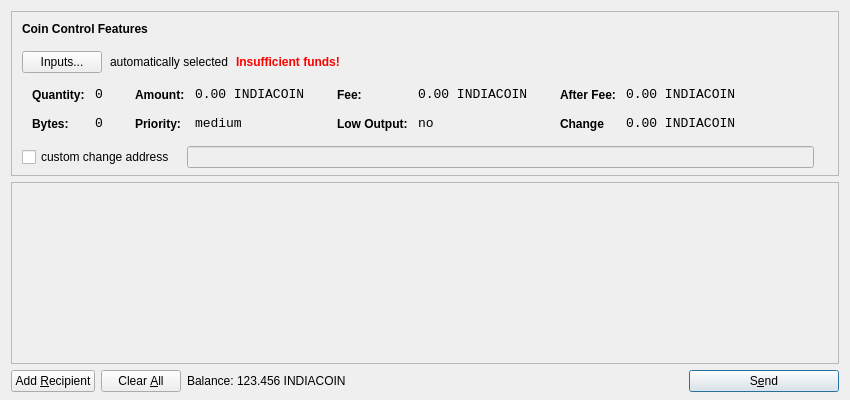
<?xml version="1.0" encoding="UTF-8"?>
<ui version="4.0">
 <class>SendCoinsDialog</class>
 <widget class="QDialog" name="SendCoinsDialog">
  <property name="geometry">
   <rect>
    <x>0</x>
    <y>0</y>
    <width>850</width>
    <height>400</height>
   </rect>
  </property>
  <property name="windowTitle">
   <string>Send Coins</string>
  </property>
  <layout class="QVBoxLayout" name="verticalLayout" stretch="0,1,0">
   <property name="bottomMargin">
    <number>8</number>
   </property>
   <item>
    <widget class="QFrame" name="frameCoinControl">
     <property name="sizePolicy">
      <sizepolicy hsizetype="Expanding" vsizetype="Expanding">
       <horstretch>0</horstretch>
       <verstretch>0</verstretch>
      </sizepolicy>
     </property>
     <property name="maximumSize">
      <size>
       <width>16777215</width>
       <height>16777215</height>
      </size>
     </property>
     <property name="frameShape">
      <enum>QFrame::StyledPanel</enum>
     </property>
     <property name="frameShadow">
      <enum>QFrame::Sunken</enum>
     </property>
     <layout class="QVBoxLayout" name="verticalLayoutCoinControl2">
      <property name="spacing">
       <number>-1</number>
      </property>
      <property name="leftMargin">
       <number>0</number>
      </property>
      <property name="topMargin">
       <number>0</number>
      </property>
      <property name="rightMargin">
       <number>0</number>
      </property>
      <property name="bottomMargin">
       <number>6</number>
      </property>
      <item>
       <layout class="QVBoxLayout" name="verticalLayoutCoinControl" stretch="0,0,0,0,1">
        <property name="spacing">
         <number>0</number>
        </property>
        <property name="leftMargin">
         <number>10</number>
        </property>
        <property name="topMargin">
         <number>10</number>
        </property>
        <item>
         <layout class="QHBoxLayout" name="horizontalLayoutCoinControl1">
          <property name="bottomMargin">
           <number>15</number>
          </property>
          <item>
           <widget class="QLabel" name="labelCoinControlFeatures">
            <property name="sizePolicy">
             <sizepolicy hsizetype="Preferred" vsizetype="Maximum">
              <horstretch>0</horstretch>
              <verstretch>0</verstretch>
             </sizepolicy>
            </property>
            <property name="font">
             <font>
              <weight>75</weight>
              <bold>true</bold>
             </font>
            </property>
            <property name="styleSheet">
             <string notr="true">font-weight:bold;</string>
            </property>
            <property name="text">
             <string>Coin Control Features</string>
            </property>
           </widget>
          </item>
         </layout>
        </item>
        <item>
         <layout class="QHBoxLayout" name="horizontalLayoutCoinControl2" stretch="0,0,0,0">
          <property name="spacing">
           <number>8</number>
          </property>
          <property name="bottomMargin">
           <number>10</number>
          </property>
          <item>
           <widget class="QPushButton" name="pushButtonCoinControl">
            <property name="styleSheet">
             <string notr="true"/>
            </property>
            <property name="text">
             <string>Inputs...</string>
            </property>
           </widget>
          </item>
          <item>
           <widget class="QLabel" name="labelCoinControlAutomaticallySelected">
            <property name="text">
             <string>automatically selected</string>
            </property>
            <property name="margin">
             <number>5</number>
            </property>
           </widget>
          </item>
          <item>
           <widget class="QLabel" name="labelCoinControlInsuffFunds">
            <property name="font">
             <font>
              <weight>75</weight>
              <bold>true</bold>
             </font>
            </property>
            <property name="styleSheet">
             <string notr="true">color:red;font-weight:bold;</string>
            </property>
            <property name="text">
             <string>Insufficient funds!</string>
            </property>
            <property name="margin">
             <number>5</number>
            </property>
           </widget>
          </item>
          <item>
           <spacer name="horizontalSpacerCoinControl">
            <property name="orientation">
             <enum>Qt::Horizontal</enum>
            </property>
            <property name="sizeHint" stdset="0">
             <size>
              <width>40</width>
              <height>1</height>
             </size>
            </property>
           </spacer>
          </item>
         </layout>
        </item>
        <item>
         <widget class="QWidget" name="widgetCoinControl" native="true">
          <property name="sizePolicy">
           <sizepolicy hsizetype="Preferred" vsizetype="Preferred">
            <horstretch>0</horstretch>
            <verstretch>0</verstretch>
           </sizepolicy>
          </property>
          <property name="minimumSize">
           <size>
            <width>0</width>
            <height>0</height>
           </size>
          </property>
          <property name="styleSheet">
           <string notr="true"/>
          </property>
          <layout class="QHBoxLayout" name="horizontalLayoutCoinControl5">
           <property name="margin">
            <number>0</number>
           </property>
           <item>
            <layout class="QHBoxLayout" name="horizontalLayoutCoinControl3" stretch="0,0,0,1">
             <property name="spacing">
              <number>20</number>
             </property>
             <property name="topMargin">
              <number>0</number>
             </property>
             <property name="bottomMargin">
              <number>10</number>
             </property>
             <item>
              <layout class="QFormLayout" name="formLayoutCoinControl1">
               <property name="horizontalSpacing">
                <number>10</number>
               </property>
               <property name="verticalSpacing">
                <number>14</number>
               </property>
               <property name="leftMargin">
                <number>10</number>
               </property>
               <property name="topMargin">
                <number>4</number>
               </property>
               <property name="rightMargin">
                <number>6</number>
               </property>
               <item row="0" column="0">
                <widget class="QLabel" name="labelCoinControlQuantityText">
                 <property name="styleSheet">
                  <string notr="true">font-weight:bold;</string>
                 </property>
                 <property name="text">
                  <string>Quantity:</string>
                 </property>
                 <property name="margin">
                  <number>0</number>
                 </property>
                </widget>
               </item>
               <item row="0" column="1">
                <widget class="QLabel" name="labelCoinControlQuantity">
                 <property name="font">
                  <font>
                   <family>Monospace</family>
                   <pointsize>10</pointsize>
                  </font>
                 </property>
                 <property name="cursor">
                  <cursorShape>IBeamCursor</cursorShape>
                 </property>
                 <property name="contextMenuPolicy">
                  <enum>Qt::ActionsContextMenu</enum>
                 </property>
                 <property name="text">
                  <string>0</string>
                 </property>
                 <property name="margin">
                  <number>0</number>
                 </property>
                 <property name="textInteractionFlags">
                  <set>Qt::LinksAccessibleByMouse|Qt::TextSelectableByKeyboard|Qt::TextSelectableByMouse</set>
                 </property>
                </widget>
               </item>
               <item row="1" column="0">
                <widget class="QLabel" name="labelCoinControlBytesText">
                 <property name="styleSheet">
                  <string notr="true">font-weight:bold;</string>
                 </property>
                 <property name="text">
                  <string>Bytes:</string>
                 </property>
                </widget>
               </item>
               <item row="1" column="1">
                <widget class="QLabel" name="labelCoinControlBytes">
                 <property name="font">
                  <font>
                   <family>Monospace</family>
                   <pointsize>10</pointsize>
                  </font>
                 </property>
                 <property name="cursor">
                  <cursorShape>IBeamCursor</cursorShape>
                 </property>
                 <property name="contextMenuPolicy">
                  <enum>Qt::ActionsContextMenu</enum>
                 </property>
                 <property name="text">
                  <string>0</string>
                 </property>
                 <property name="textInteractionFlags">
                  <set>Qt::LinksAccessibleByMouse|Qt::TextSelectableByKeyboard|Qt::TextSelectableByMouse</set>
                 </property>
                </widget>
               </item>
              </layout>
             </item>
             <item>
              <layout class="QFormLayout" name="formLayoutCoinControl2">
               <property name="horizontalSpacing">
                <number>10</number>
               </property>
               <property name="verticalSpacing">
                <number>14</number>
               </property>
               <property name="leftMargin">
                <number>6</number>
               </property>
               <property name="topMargin">
                <number>4</number>
               </property>
               <property name="rightMargin">
                <number>6</number>
               </property>
               <item row="0" column="0">
                <widget class="QLabel" name="labelCoinControlAmountText">
                 <property name="styleSheet">
                  <string notr="true">font-weight:bold;</string>
                 </property>
                 <property name="text">
                  <string>Amount:</string>
                 </property>
                 <property name="margin">
                  <number>0</number>
                 </property>
                </widget>
               </item>
               <item row="0" column="1">
                <widget class="QLabel" name="labelCoinControlAmount">
                 <property name="font">
                  <font>
                   <family>Monospace</family>
                   <pointsize>10</pointsize>
                  </font>
                 </property>
                 <property name="cursor">
                  <cursorShape>IBeamCursor</cursorShape>
                 </property>
                 <property name="contextMenuPolicy">
                  <enum>Qt::ActionsContextMenu</enum>
                 </property>
                 <property name="text">
                  <string>0.00 INDIACOIN</string>
                 </property>
                 <property name="textInteractionFlags">
                  <set>Qt::LinksAccessibleByMouse|Qt::TextSelectableByKeyboard|Qt::TextSelectableByMouse</set>
                 </property>
                </widget>
               </item>
               <item row="1" column="0">
                <widget class="QLabel" name="labelCoinControlPriorityText">
                 <property name="styleSheet">
                  <string notr="true">font-weight:bold;</string>
                 </property>
                 <property name="text">
                  <string>Priority:</string>
                 </property>
                </widget>
               </item>
               <item row="1" column="1">
                <widget class="QLabel" name="labelCoinControlPriority">
                 <property name="font">
                  <font>
                   <family>Monospace</family>
                   <pointsize>10</pointsize>
                  </font>
                 </property>
                 <property name="cursor">
                  <cursorShape>IBeamCursor</cursorShape>
                 </property>
                 <property name="contextMenuPolicy">
                  <enum>Qt::ActionsContextMenu</enum>
                 </property>
                 <property name="text">
                  <string>medium</string>
                 </property>
                 <property name="textInteractionFlags">
                  <set>Qt::LinksAccessibleByMouse|Qt::TextSelectableByKeyboard|Qt::TextSelectableByMouse</set>
                 </property>
                </widget>
               </item>
              </layout>
             </item>
             <item>
              <layout class="QFormLayout" name="formLayoutCoinControl3">
               <property name="horizontalSpacing">
                <number>10</number>
               </property>
               <property name="verticalSpacing">
                <number>14</number>
               </property>
               <property name="leftMargin">
                <number>6</number>
               </property>
               <property name="topMargin">
                <number>4</number>
               </property>
               <property name="rightMargin">
                <number>6</number>
               </property>
               <item row="0" column="0">
                <widget class="QLabel" name="labelCoinControlFeeText">
                 <property name="styleSheet">
                  <string notr="true">font-weight:bold;</string>
                 </property>
                 <property name="text">
                  <string>Fee:</string>
                 </property>
                 <property name="margin">
                  <number>0</number>
                 </property>
                </widget>
               </item>
               <item row="0" column="1">
                <widget class="QLabel" name="labelCoinControlFee">
                 <property name="font">
                  <font>
                   <family>Monospace</family>
                   <pointsize>10</pointsize>
                  </font>
                 </property>
                 <property name="cursor">
                  <cursorShape>IBeamCursor</cursorShape>
                 </property>
                 <property name="contextMenuPolicy">
                  <enum>Qt::ActionsContextMenu</enum>
                 </property>
                 <property name="text">
                  <string>0.00 INDIACOIN</string>
                 </property>
                 <property name="textInteractionFlags">
                  <set>Qt::LinksAccessibleByMouse|Qt::TextSelectableByKeyboard|Qt::TextSelectableByMouse</set>
                 </property>
                </widget>
               </item>
               <item row="1" column="0">
                <widget class="QLabel" name="labelCoinControlLowOutputText">
                 <property name="styleSheet">
                  <string notr="true">font-weight:bold;</string>
                 </property>
                 <property name="text">
                  <string>Low Output:</string>
                 </property>
                </widget>
               </item>
               <item row="1" column="1">
                <widget class="QLabel" name="labelCoinControlLowOutput">
                 <property name="font">
                  <font>
                   <family>Monospace</family>
                   <pointsize>10</pointsize>
                  </font>
                 </property>
                 <property name="cursor">
                  <cursorShape>IBeamCursor</cursorShape>
                 </property>
                 <property name="contextMenuPolicy">
                  <enum>Qt::ActionsContextMenu</enum>
                 </property>
                 <property name="text">
                  <string>no</string>
                 </property>
                 <property name="textInteractionFlags">
                  <set>Qt::LinksAccessibleByMouse|Qt::TextSelectableByKeyboard|Qt::TextSelectableByMouse</set>
                 </property>
                </widget>
               </item>
              </layout>
             </item>
             <item>
              <layout class="QFormLayout" name="formLayoutCoinControl4">
               <property name="horizontalSpacing">
                <number>10</number>
               </property>
               <property name="verticalSpacing">
                <number>14</number>
               </property>
               <property name="leftMargin">
                <number>6</number>
               </property>
               <property name="topMargin">
                <number>4</number>
               </property>
               <property name="rightMargin">
                <number>6</number>
               </property>
               <item row="0" column="0">
                <widget class="QLabel" name="labelCoinControlAfterFeeText">
                 <property name="styleSheet">
                  <string notr="true">font-weight:bold;</string>
                 </property>
                 <property name="text">
                  <string>After Fee:</string>
                 </property>
                 <property name="margin">
                  <number>0</number>
                 </property>
                </widget>
               </item>
               <item row="0" column="1">
                <widget class="QLabel" name="labelCoinControlAfterFee">
                 <property name="font">
                  <font>
                   <family>Monospace</family>
                   <pointsize>10</pointsize>
                  </font>
                 </property>
                 <property name="cursor">
                  <cursorShape>IBeamCursor</cursorShape>
                 </property>
                 <property name="contextMenuPolicy">
                  <enum>Qt::ActionsContextMenu</enum>
                 </property>
                 <property name="text">
                  <string>0.00 INDIACOIN</string>
                 </property>
                 <property name="textInteractionFlags">
                  <set>Qt::LinksAccessibleByMouse|Qt::TextSelectableByKeyboard|Qt::TextSelectableByMouse</set>
                 </property>
                </widget>
               </item>
               <item row="1" column="0">
                <widget class="QLabel" name="labelCoinControlChangeText">
                 <property name="styleSheet">
                  <string notr="true">font-weight:bold;</string>
                 </property>
                 <property name="text">
                  <string>Change</string>
                 </property>
                </widget>
               </item>
               <item row="1" column="1">
                <widget class="QLabel" name="labelCoinControlChange">
                 <property name="font">
                  <font>
                   <family>Monospace</family>
                   <pointsize>10</pointsize>
                  </font>
                 </property>
                 <property name="cursor">
                  <cursorShape>IBeamCursor</cursorShape>
                 </property>
                 <property name="contextMenuPolicy">
                  <enum>Qt::ActionsContextMenu</enum>
                 </property>
                 <property name="text">
                  <string>0.00 INDIACOIN</string>
                 </property>
                 <property name="textInteractionFlags">
                  <set>Qt::LinksAccessibleByMouse|Qt::TextSelectableByKeyboard|Qt::TextSelectableByMouse</set>
                 </property>
                </widget>
               </item>
              </layout>
             </item>
            </layout>
           </item>
          </layout>
         </widget>
        </item>
        <item>
         <layout class="QHBoxLayout" name="horizontalLayoutCoinControl4" stretch="0,0,0">
          <property name="spacing">
           <number>12</number>
          </property>
          <property name="sizeConstraint">
           <enum>QLayout::SetDefaultConstraint</enum>
          </property>
          <property name="topMargin">
           <number>5</number>
          </property>
          <property name="rightMargin">
           <number>5</number>
          </property>
          <item>
           <widget class="QCheckBox" name="checkBoxCoinControlChange">
            <property name="text">
             <string>custom change address</string>
            </property>
           </widget>
          </item>
          <item>
           <widget class="QLineEdit" name="lineEditCoinControlChange">
            <property name="enabled">
             <bool>false</bool>
            </property>
            <property name="sizePolicy">
             <sizepolicy hsizetype="Expanding" vsizetype="Fixed">
              <horstretch>0</horstretch>
              <verstretch>0</verstretch>
             </sizepolicy>
            </property>
           </widget>
          </item>
          <item>
           <widget class="QLabel" name="labelCoinControlChangeLabel">
            <property name="sizePolicy">
             <sizepolicy hsizetype="Preferred" vsizetype="Expanding">
              <horstretch>0</horstretch>
              <verstretch>0</verstretch>
             </sizepolicy>
            </property>
            <property name="minimumSize">
             <size>
              <width>0</width>
              <height>0</height>
             </size>
            </property>
            <property name="text">
             <string/>
            </property>
            <property name="margin">
             <number>3</number>
            </property>
           </widget>
          </item>
         </layout>
        </item>
        <item>
         <spacer name="verticalSpacerCoinControl">
          <property name="orientation">
           <enum>Qt::Vertical</enum>
          </property>
          <property name="sizeHint" stdset="0">
           <size>
            <width>800</width>
            <height>1</height>
           </size>
          </property>
         </spacer>
        </item>
       </layout>
      </item>
     </layout>
    </widget>
   </item>
   <item>
    <widget class="QScrollArea" name="scrollArea">
     <property name="widgetResizable">
      <bool>true</bool>
     </property>
     <widget class="QWidget" name="scrollAreaWidgetContents">
      <property name="geometry">
       <rect>
        <x>0</x>
        <y>0</y>
        <width>830</width>
        <height>165</height>
       </rect>
      </property>
      <layout class="QVBoxLayout" name="verticalLayout_2">
       <property name="margin">
        <number>0</number>
       </property>
       <item>
        <layout class="QVBoxLayout" name="entries">
         <property name="spacing">
          <number>6</number>
         </property>
        </layout>
       </item>
       <item>
        <spacer name="verticalSpacer">
         <property name="orientation">
          <enum>Qt::Vertical</enum>
         </property>
         <property name="sizeHint" stdset="0">
          <size>
           <width>20</width>
           <height>40</height>
          </size>
         </property>
        </spacer>
       </item>
      </layout>
     </widget>
    </widget>
   </item>
   <item>
    <layout class="QHBoxLayout" name="horizontalLayout">
     <item>
      <widget class="QPushButton" name="addButton">
       <property name="toolTip">
        <string>Send to multiple recipients at once</string>
       </property>
       <property name="text">
        <string>Add &amp;Recipient</string>
       </property>
       <property name="icon">
        <iconset resource="../bitcoin.qrc">
         <normaloff>:/icons/add</normaloff>:/icons/add</iconset>
       </property>
       <property name="autoDefault">
        <bool>false</bool>
       </property>
      </widget>
     </item>
     <item>
      <widget class="QPushButton" name="clearButton">
       <property name="sizePolicy">
        <sizepolicy hsizetype="Minimum" vsizetype="Fixed">
         <horstretch>0</horstretch>
         <verstretch>0</verstretch>
        </sizepolicy>
       </property>
       <property name="toolTip">
        <string>Remove all transaction fields</string>
       </property>
       <property name="text">
        <string>Clear &amp;All</string>
       </property>
       <property name="icon">
        <iconset resource="../bitcoin.qrc">
         <normaloff>:/icons/remove</normaloff>:/icons/remove</iconset>
       </property>
       <property name="autoRepeatDelay">
        <number>300</number>
       </property>
       <property name="autoDefault">
        <bool>false</bool>
       </property>
      </widget>
     </item>
     <item>
      <layout class="QHBoxLayout" name="horizontalLayout_2">
       <property name="spacing">
        <number>3</number>
       </property>
       <item>
        <widget class="QLabel" name="label">
         <property name="sizePolicy">
          <sizepolicy hsizetype="Preferred" vsizetype="Fixed">
           <horstretch>0</horstretch>
           <verstretch>0</verstretch>
          </sizepolicy>
         </property>
         <property name="text">
          <string>Balance:</string>
         </property>
        </widget>
       </item>
       <item>
        <widget class="QLabel" name="labelBalance">
         <property name="sizePolicy">
          <sizepolicy hsizetype="Preferred" vsizetype="Fixed">
           <horstretch>0</horstretch>
           <verstretch>0</verstretch>
          </sizepolicy>
         </property>
         <property name="cursor">
          <cursorShape>IBeamCursor</cursorShape>
         </property>
         <property name="text">
          <string>123.456 INDIACOIN</string>
         </property>
         <property name="textInteractionFlags">
          <set>Qt::LinksAccessibleByMouse|Qt::TextSelectableByKeyboard|Qt::TextSelectableByMouse</set>
         </property>
        </widget>
       </item>
      </layout>
     </item>
     <item>
      <spacer name="horizontalSpacer">
       <property name="orientation">
        <enum>Qt::Horizontal</enum>
       </property>
       <property name="sizeHint" stdset="0">
        <size>
         <width>40</width>
         <height>20</height>
        </size>
       </property>
      </spacer>
     </item>
     <item>
      <widget class="QPushButton" name="sendButton">
       <property name="minimumSize">
        <size>
         <width>150</width>
         <height>0</height>
        </size>
       </property>
       <property name="toolTip">
        <string>Confirm the send action</string>
       </property>
       <property name="text">
        <string>S&amp;end</string>
       </property>
       <property name="icon">
        <iconset resource="../bitcoin.qrc">
         <normaloff>:/icons/send</normaloff>:/icons/send</iconset>
       </property>
       <property name="default">
        <bool>true</bool>
       </property>
      </widget>
     </item>
    </layout>
   </item>
  </layout>
 </widget>
 <resources>
  <include location="../bitcoin.qrc"/>
 </resources>
 <connections/>
</ui>
